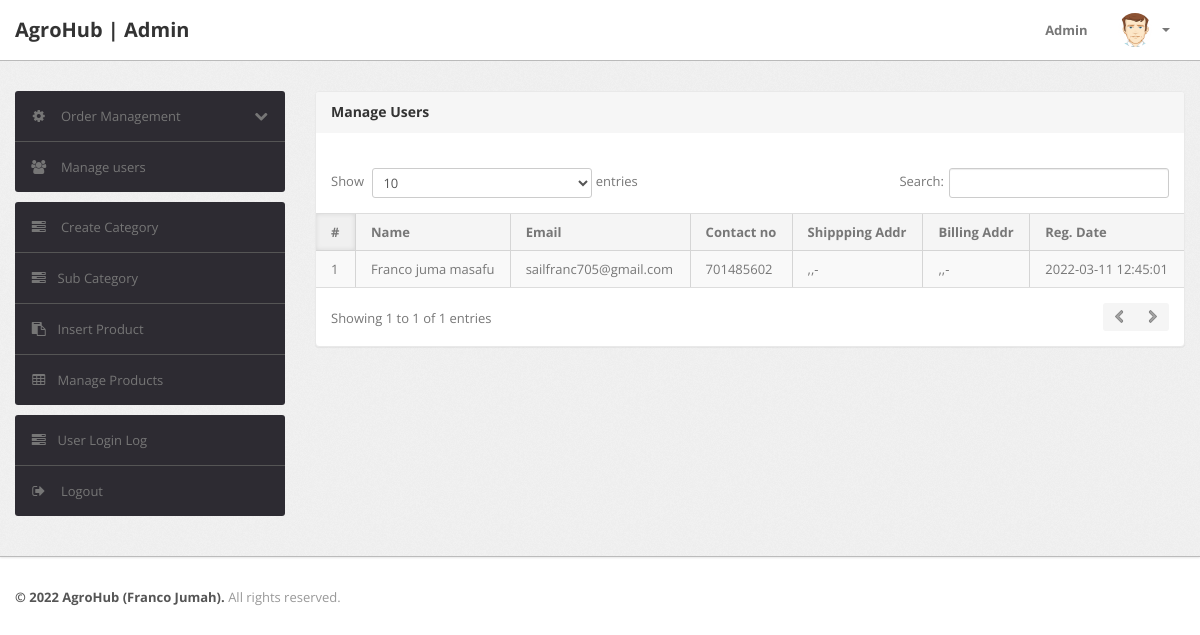
Before: /admin/manage-users.php (signed in) with the older database file.
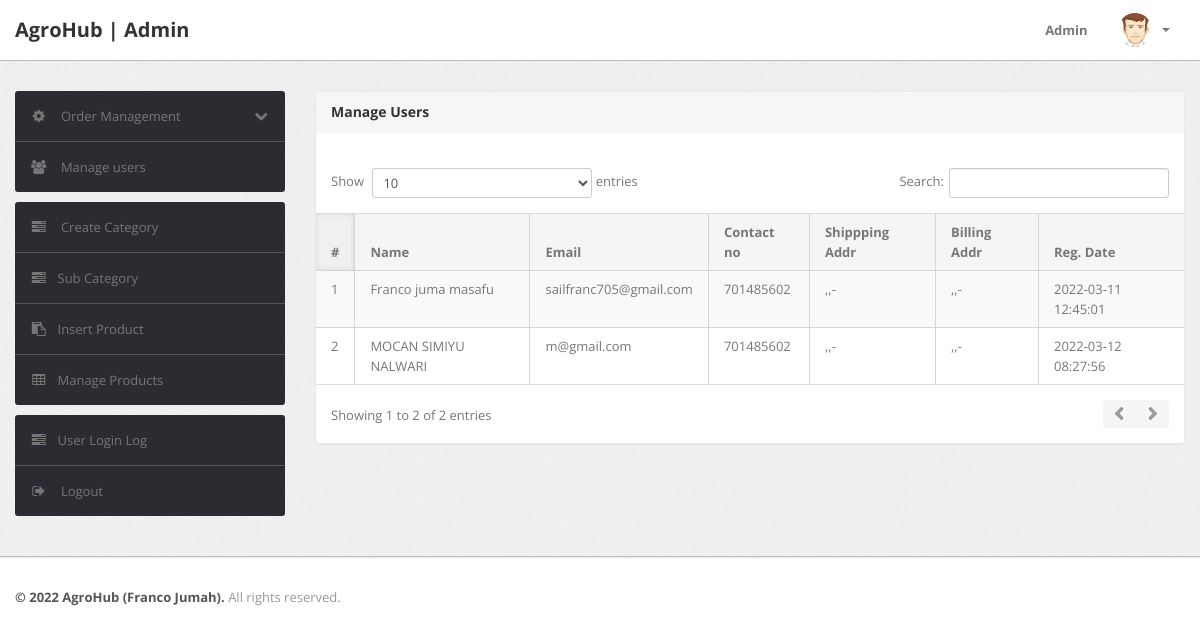
After: the same page with the newer database file.
### tables this page shows
CREATE TABLE `users` (
  `id` int(11) NOT NULL,
  `name` varchar(255) DEFAULT NULL,
  `email` varchar(255) DEFAULT NULL,
  `contactno` bigint(11) DEFAULT NULL,
  `password` varchar(255) DEFAULT NULL,
  `shippingAddress` longtext DEFAULT NULL,
  `shippingState` varchar(255) DEFAULT NULL,
  `shippingCity` varchar(255) DEFAULT NULL,
  `shippingPincode` int(11) DEFAULT NULL,
  `billingAddress` longtext DEFAULT NULL,
  `billingState` varchar(255) DEFAULT NULL,
  `billingCity` varchar(255) DEFAULT NULL,
  `billingPincode` int(11) DEFAULT NULL,
  `regDate` timestamp NOT NULL DEFAULT current_timestamp(),
  `updationDate` varchar(255) DEFAULT NULL
);

### admin/manage-users.php (the view, shortened to what this page needs)
<?php
include('include/config.php');
if(strlen($_SESSION['alogin'])==0)
	{
header('location:index.php');
}
else{
?>
<!DOCTYPE html>
<html lang="en">
<head>
	<link type="text/css" href="bootstrap/css/bootstrap.min.css" rel="stylesheet">
	<link type="text/css" href="bootstrap/css/bootstrap-responsive.min.css" rel="stylesheet">
	<link type="text/css" href="css/theme.css" rel="stylesheet">
	<link type="text/css" href="images/icons/css/font-awesome.css" rel="stylesheet">
</head>
<body>
<?php include('include/header.php');?>
	<div class="wrapper">
		<div class="container">
			<div class="row">
<?php include('include/sidebar.php');?>
			<div class="span9">
					<div class="content">
	<div class="module">
							<div class="module-head">
								<h3>Manage Users</h3>
							</div>
							<div class="module-body table">
									<br />
								<table cellpadding="0" cellspacing="0" border="0" class="datatable-1 table table-bordered table-striped	 display" width="100%">
									<thead>
										<tr>
											<th>#</th>
											<th> Name</th>
											<th>Email </th>
											<th>Contact no</th>
											<th>Shippping Addr </th>
											<th>Billing Addr</th>
											<th>Reg. Date </th>
										</tr>
									</thead>
									<tbody>
<?php $query=mysqli_query($con,"select * from users");
$cnt=1;
while($row=mysqli_fetch_array($query))
{
?>
										<tr>
											<td><?php echo htmlentities($cnt);?></td>
											<td><?php echo htmlentities($row['name']);?></td>
											<td><?php echo htmlentities($row['email']);?></td>
											<td> <?php echo htmlentities($row['contactno']);?></td>
											<td><?php echo htmlentities($row['shippingAddress'].",".$row['shippingCity'].",".$row['shippingState']."-".$row['shippingPincode']);?></td>
											<td><?php echo htmlentities($row['billingAddress'].",".$row['billingCity'].",".$row['billingState']."-".$row['billingPincode']);?></td>
											<td><?php echo htmlentities($row['regDate']);?></td>
										<?php $cnt=$cnt+1; } ?>
								</table>
							</div>
						</div>
					</div>
				</div>
			</div>
		</div>
	</div>
<?php include('include/footer.php');?>
</body>
<?php } ?>

Changed rows visible on the page:
added users: name "MOCAN SIMIYU NALWARI", email "m@gmail.com", contactno "701485602", shippingAddress+shippingCity+shippingState ",,-", billingAddress+billingCity+billingState ",,-", regDate "2022-03-12 08:27:56"
Other visible differences:
text written by a page script: "Show entries Search: Showing 1 to 1 of 1 entries" → "Show entries Search: Showing 1 to 2 of 2 entries"
